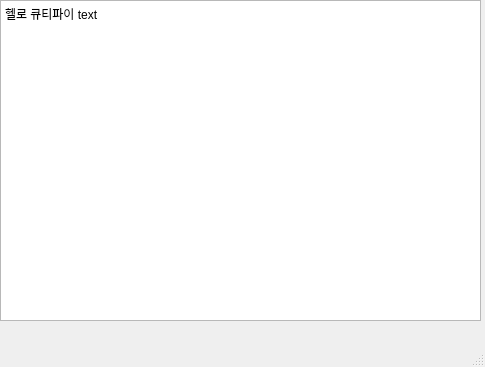
<?xml version="1.0" encoding="UTF-8"?>
<ui version="4.0">
 <class>MainWindow</class>
 <widget class="QMainWindow" name="MainWindow">
  <property name="geometry">
   <rect>
    <x>0</x>
    <y>0</y>
    <width>485</width>
    <height>367</height>
   </rect>
  </property>
  <property name="windowTitle">
   <string>Hello PyQt</string>
  </property>
  <widget class="QWidget" name="centralwidget">
   <widget class="QPlainTextEdit" name="plainTextEdit">
    <property name="geometry">
     <rect>
      <x>0</x>
      <y>0</y>
      <width>481</width>
      <height>321</height>
     </rect>
    </property>
    <property name="plainText">
     <string>헬로 큐티파이 text</string>
    </property>
   </widget>
  </widget>
  <widget class="QStatusBar" name="statusbar"/>
  <widget class="QMenuBar" name="menubar">
   <property name="geometry">
    <rect>
     <x>0</x>
     <y>0</y>
     <width>485</width>
     <height>21</height>
    </rect>
   </property>
  </widget>
 </widget>
 <resources/>
 <connections/>
</ui>
